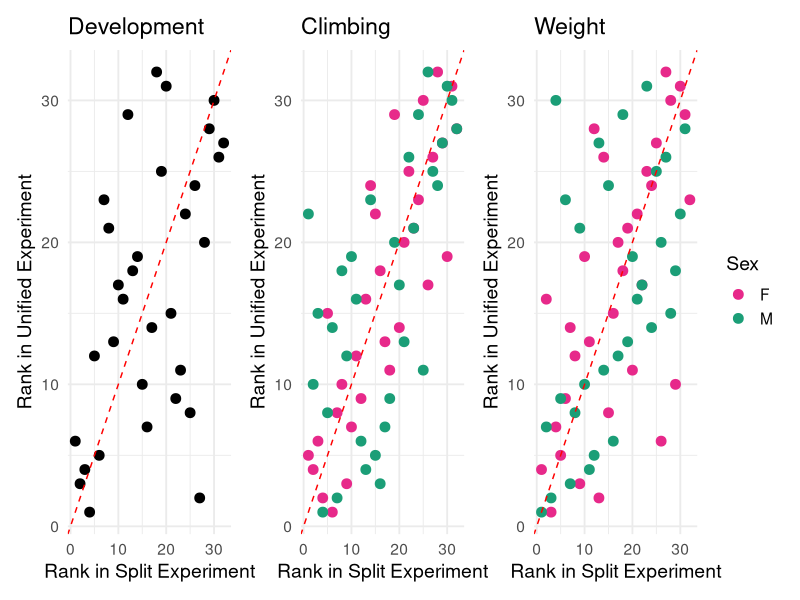

The R source for this figure:
############################################################
# Script: set9Corr_plot.R
# Author: Leah Darwin
# Date: 2025-09-30
# Purpose: Compare split vs. unified experiments across
#          climbing, weight, and development phenotypes.
#          Produces rank–rank correlation plots and stats.
############################################################

# -------------------------------------------------------------------
# Load libraries
# -------------------------------------------------------------------
packages <- c("dplyr", "ggplot2", "patchwork", "knitr", "kableExtra")

installed <- rownames(installed.packages())
for (p in packages) {
  if (!(p %in% installed)) {
    install.packages(p, dependencies = TRUE)
  }
}
lapply(packages, library, character.only = TRUE)

# -------------------------------------------------------------------
# Load data
# -------------------------------------------------------------------
climb  <- read.csv("climb/data/climb_adj.csv") %>% rename(Y = Slope)
dev    <- read.csv("development/data/development_adj.csv") %>% 
  mutate(Sex = "MF") %>% rename(Y = TSE)
weight <- read.csv("weight/data/weight_adj.csv") %>% rename(Y = weight_per_fly)

# Stocks included in Set 9 (special unified experiment)
stocks <- unique(climb$Stock[climb$Set == 9])

# Colors for sex-specific plots
sex_colors <-  c("F" = "#e7298a", "M" = "#1b9e77")

# -------------------------------------------------------------------
# Function: Prepare merged dataset for split vs. unified experiments
# -------------------------------------------------------------------
get_merged_df <- function(df) {
  
  # Split experiment (exclude Set 9)
  not_set9 <- df %>%
    filter(Stock %in% stocks, Set != 9) %>%
    group_by(Sex, Mito, Nuc, Treatment) %>%
    summarise(Y = mean(Y_adj), .groups = "drop")
  
  # Unified experiment (Set 9 only)
  set9 <- df %>%
    filter(Set == 9) %>%
    group_by(Sex, Mito, Nuc, Treatment) %>%
    summarise(Y = mean(Y), .groups = "drop")
  
  # Merge and compute comparison metrics
  merged <- full_join(set9, not_set9, by = join_by(Treatment, Mito, Nuc, Sex)) %>%
    na.omit() %>%
    group_by(Sex) %>%
    mutate(
      avg    = (Y.x + Y.y) / 2,   # Average across experiments
      diff   = Y.y - Y.x,         # Difference between experiments
      rank.x = rank(-Y.x),        # Rank in unified experiment
      rank.y = rank(-Y.y)         # Rank in split experiment
    ) %>%
    ungroup()
  
  return(merged)
}

# -------------------------------------------------------------------
# Function: Compute correlations and return a ggplot
# -------------------------------------------------------------------
get_corr <- function(merged, trait) {

  if (trait %in% c("Weight", "Climbing")) {
    # Female-specific correlation
    mergedF <- merged %>% filter(Sex == "F")
    testF    <- cor.test(mergedF$Y.x, mergedF$Y.y, method = "spearman")

    # Male-specific correlation
    mergedM <- merged %>% filter(Sex == "M")
    testM    <- cor.test(mergedM$Y.x, mergedM$Y.y, method = "spearman")

    corr_tab <- data.frame(
      Trait  = trait,
      Sex    = c("F", "M"),
      rho    = c(testF$estimate, testM$estimate),
      p      = c(testF$p.value, testM$p.value)
    )

    # Plot with sex colors
    p <- ggplot(merged, aes(x = rank.x, y = rank.y, color = Sex)) +
      geom_point(size = 3) +
      geom_abline(slope = 1, intercept = 0, linetype = "dashed", color = "red") +
      scale_color_manual(values = sex_colors) +
      labs(
        title = trait,
        x = "Rank in Split Experiment",
        y = "Rank in Unified Experiment"
      ) +
      theme_minimal(base_size = 14)

  } else {
    # Sex not relevant (development)
    testMF <- cor.test(merged$Y.x, merged$Y.y, method = "spearman")

    corr_tab <- data.frame(
      Trait  = trait,
      Sex    = "MF",
      rho    = testMF$estimate,
      p      = testMF$p.value
    )

    # Plot without sex colors
    p <- ggplot(merged, aes(x = rank.x, y = rank.y)) +
      geom_point(size = 3) +
      geom_abline(slope = 1, intercept = 0, linetype = "dashed", color = "red") +
      labs(
        title = trait,
        x = "Rank in Split Experiment",
        y = "Rank in Unified Experiment"
      ) +
      theme_minimal(base_size = 14)
  }

  print(
    kable(corr_tab,
          format    = "latex",
          booktabs  = TRUE,
          linesep   = "",
          escape    = FALSE,
          digits    = rep(3, 4),
          col.names = c("Trait", "Sex", "$\\rho$", "$p$")) %>%
      kable_styling(
        latex_options = c("hold_position"),
        full_width    = FALSE,
        font_size     = 10
      ) %>%
      column_spec(1, width = "6em")
  )

  return(p)
}

# -------------------------------------------------------------------
# Run functions for each trait
# -------------------------------------------------------------------
merged_climb  <- get_merged_df(climb)
merged_weight <- get_merged_df(weight)
merged_dev    <- get_merged_df(dev)

p1 <- get_corr(merged_climb,  "Climbing")
p2 <- get_corr(merged_weight, "Weight")
p3 <- get_corr(merged_dev,    "Development")

# Combine into a single figure
combined_plot <- p3 + p1 + theme(legend.position = "none") + p2

# Save to PDF
ggsave("figures/supp_figs/set9Corr_figS4.pdf", combined_plot, width = 11, height = 4)
